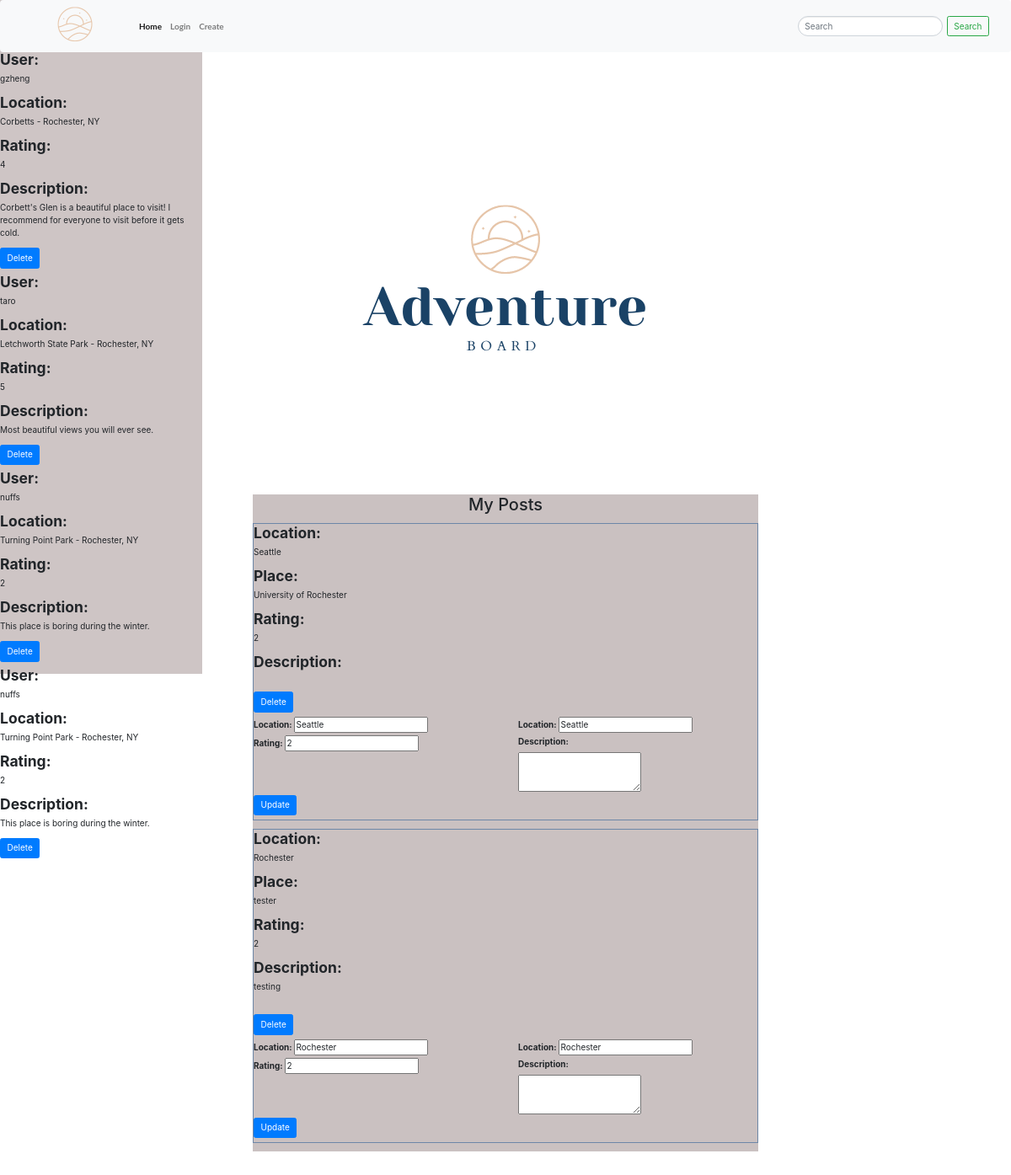
The page /profile (signed in) on the database its author committed.
### app.py (models this page shows, shortened)
class pinned(db.Model):
    id = db.Column(db.Integer, primary_key=True)
    username = db.Column(db.String(200), nullable=False)
    location = db.Column(db.String(200), nullable=False)
    rating = db.Column(db.Integer(), nullable = False)
    description = db.Column(db.String(200), nullable=False)
    pinnedBy = db.Column(db.String(200), nullable=False)

class posts(db.Model):
    id = db.Column(db.Integer, primary_key=True)
    username = db.Column(db.String(200), nullable=False)
    location = db.Column(db.String(200), nullable=False)
    rating = db.Column(db.Integer(), nullable = False)
    description = db.Column(db.String(200), nullable=False)
    place = db.Column(db.String(200), nullable=False)

### app.py (the view)
@app.route('/profile', methods = ['GET', 'POST'])
def profile():
        title = "Posts"
        u = session['username']
        p = posts.query.filter_by(username=u).order_by(posts.id)
        s = pinned.query.filter_by(pinnedBy=u).order_by(pinned.id)
        return render_template('profile.html', title=title, create=p, pinned=s)

### templates/profile.html (shortened to what this page needs)
{% extends "base.html" %} {% import "bootstrap/wtf.html" as wtf %}  {% block page_content %}
    <div class="position-fixed">
        <div class="section flex-container">
       </div>
   </div>
    <div class="position-relative flex-container">
        <div class="position-fixed flex-container sidenav-wrapper" style="width: 20vw;height: 100vh; top: 0%;left: 0%; z-index: 1">
            <div class="position-relative" style="width: 100%; height: 100%">
                <div class="position-absolute" style="width: 100%; height: 100%; background: #b9adad; opacity: 0.7;"></div>
                <div class="position-absolute" style="width: 100%; height: 100%;">
                    <div style="width: 100%; height: 60px"></div>
                    {% for pin in pinned%}
                        <h3><strong>User: </strong> </h3><p>{{pin.username}}</p>
                        <h3><strong>Location: </strong> </h3><p>{{pin.location}}</p>
                        <h3><strong>Rating: </strong></h3><p> {{pin.rating}}</p>
                        <h3><strong>Description: </strong></h3> <p>{{pin.description}}</p>
                        <form method="POST" action="./deletePin">
                            <button type="submit" class="btn btn-primary mb-2">Delete</button>
                        </form>
                    {% endfor %}
                </div>
            </div>
        </div>
        <div class="flex-container" style="flex-direction: column; margin-top: 0px; margin-bottom: 10%; width: 50vw; z-index: 2">
            <img src="{{url_for('static', filename='abTransp.png')}}" alt="Avatar" class = "elementToFadeInAndOut" style="display: block; margin-left:auto; margin-right:auto;">
            <div style="width: 100%; background: rgb(185,173,173, .75); margin: 10%; margin-top: 5px">
                    <h2 style="text-align: center;">My Posts</h2>
                    {% for posts in create%}
                    <div class="boxed" style = "border: 1px solid #6D87A8; margin-top: 10px; margin-bottom: 10px;">
                        <h3><strong>Location: </strong> </h3><p>{{posts.location}}</p>
                        <h3><strong>Place: </strong> </h3><p>{{posts.place}}</p>
                        <h3><strong>Rating: </strong></h3><p> {{posts.rating}}</p>
                        <h3><strong>Description: </strong></h3> <p>{{posts.description}}</p>
                        <br>
                    <form method="POST" action="./delete">
                        <button type="submit" class="btn btn-primary mb-2">Delete</button>
                    </form>
                      <form method="POST" action="./update" id="updateForm">
                        <div class="row">
                            <div class="col">
                                <label for="oldLoc">Location: </label>
                                <input type="text" value="{{posts.location}}" name="newLoc">
                            </div>
                            <div class="col">
                                <label for="oldLoc">Location: </label>
                                <input type="text" value="{{posts.location}}" name="newLoc">
                            </div>
                        </div>
                        <div class = "row">
                            <div class="col">
                                <label for="oldRate">Rating: </label>
                                <input type="text" value="{{posts.rating}}" name="newRate"><br>
                            </div>
                            <div class = "col">
                                <label for="oldDesc">Description: </label><br>
                                <textarea type="text" value="{{posts.description}}" name="newDesc" rows = "3" value = "{{posts.description}}"></textarea>
                            </div>
                        </div>
                        <div class="row">
                            <div class = "col">
                                <button type="submit" class="btn btn-primary mb-2">Update</button>
                            </div>
                        </div>
                       </form>
                    </div>
                {% endfor %}
            </div>
        </div>
    </div>
{% endblock %}

### templates/base.html (shortened to what this page needs)
{% extends "bootstrap/base.html" %}
{% block head %} {{super()}}
<link rel="stylesheet" href="../static/stylesheets/styles.css" media="screen" type="text/css" />
<link rel="stylesheet" href="../static/stylesheets/profile.css" media="screen" type="text/css" />
<link
  rel="stylesheet"
  href="https://stackpath.bootstrapcdn.com/bootstrap/4.3.1/css/bootstrap.min.css"
/>
<link rel="stylesheet" href="https://stackpath.bootstrapcdn.com/bootstrap/4.3.1/css/bootstrap.min.css"
>
{% endblock %}
{% block navbar %}
<nav class="navbar sticky-top navbar-expand-lg navbar-light bg-light" style="background-color: #698ab4;">
  <a class="navbar-brand" href="#"></a>
  <div class="collapse navbar-collapse" id="navbarSupportedContent">
    <ul class="navbar-nav mr-auto">
      <li>
        <img src="{{url_for('static', filename='logoTransp.png')}}" alt="Avatar" style="width: 50%">
      </li>
      <li class="nav-item active">
        <a class="nav-link" href="/home">Home <span class="sr-only">(current)</span></a>
      </li>
      <li class="nav-item">
        <a class="nav-link" href="/login">Login</a>
      </li>
      <li class="nav-item">
        <a class="nav-link" href="/create">Create</a>
      </li>
    </ul>
    <form class="form-inline my-2 my-lg-0">
      <input class="form-control mr-sm-2" type="search" placeholder="Search" aria-label="Search">
      <button class="btn btn-outline-success my-2 my-sm-0" type="submit">Search</button>
    </form>
  </div>
</nav>
{% endblock %}
 {% block content %}
<div>{% block page_content %}{% endblock %}</div>
{% endblock %}

### static/stylesheets/styles.css (style rules this page uses)
* { margin: 0; padding: 0; }
.flex-container { display: flex; align-items: center; justify-content: center; }
.section { position: relative; width: 100%; height: 100vh; }
.navbar.bg-light .form-control { border-radius: 4.25rem; }
a { font-family: "Lato", sans-serif; font-weight: 700; }

### static/stylesheets/profile.css (style rules this page uses)
.elementToFadeInAndOut { opacity: 1; animation: fade 2s linear; }

### rows shown on the page
pinned: username "gzheng", location "Corbetts - Rochester, NY", rating "4", description "Corbett's Glen is a beautiful place to visit! I recommend for everyone to visit before it gets cold."
pinned: username "taro", location "Letchworth State Park - Rochester, NY", rating "5", description "Most beautiful views you will ever see."
pinned: username "nuffs", location "Turning Point Park - Rochester, NY", rating "2", description "This place is boring during the winter."
pinned: username "nuffs", location "Turning Point Park - Rochester, NY", rating "2", description "This place is boring during the winter."
posts: location "Seattle", place "University of Rochester", rating "2", newLoc "Seattle", newRate "2"
posts: location "Rochester", place "tester", rating "2", description "testing", newLoc "Rochester", newRate "2"
